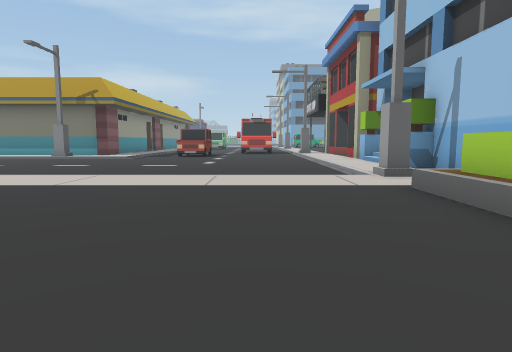
[1] (above)

20 first-person views from a walk through a scene from a Unity 3-D project. The camera is 1.2 m above the floor, tilts 6° down and sees 75° across. The floor is counted in squares, 2 m on a side. Each view is taken from the middle of a square. On the plan, view 1 faces up. The plan holds only what a view shows up to about 10 squares ahead; the rest is blank. The place goes on beyond the plan.

[2]
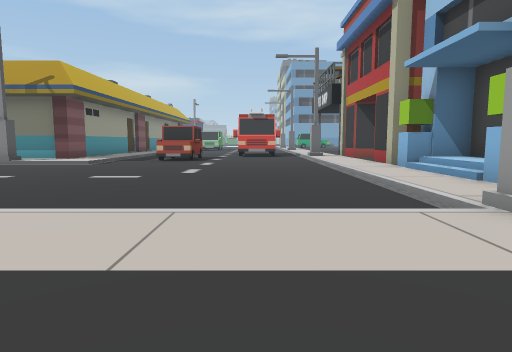

[3]
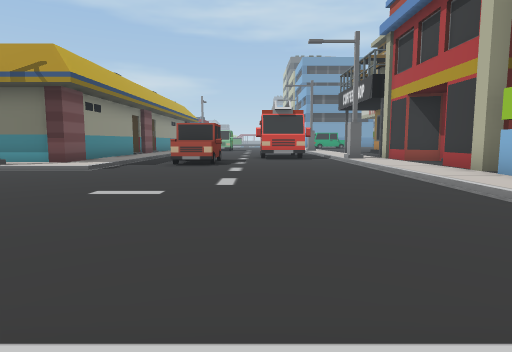

[4]
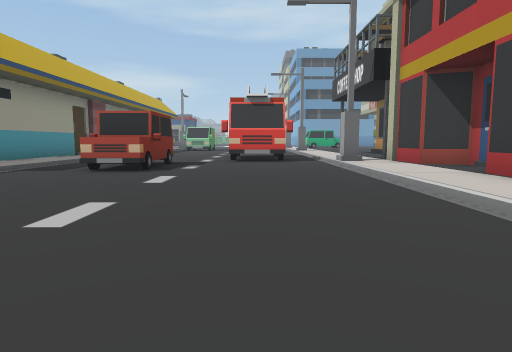

[5]
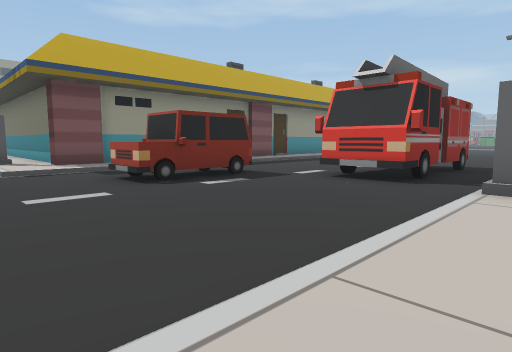

[6]
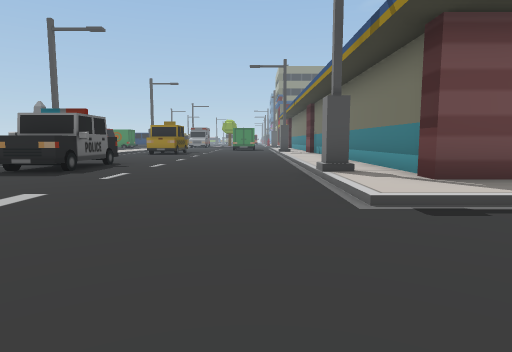

[7]
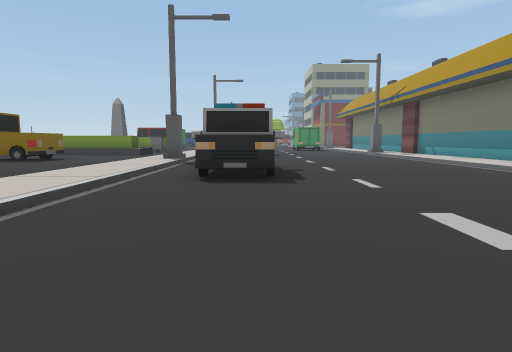

[8]
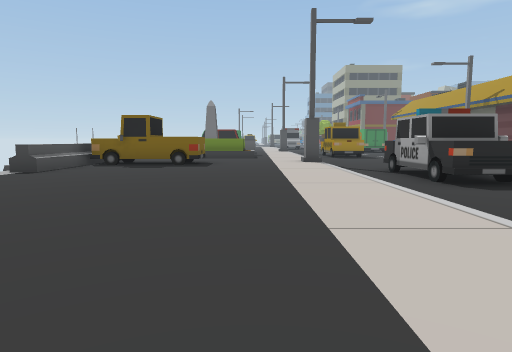

[9]
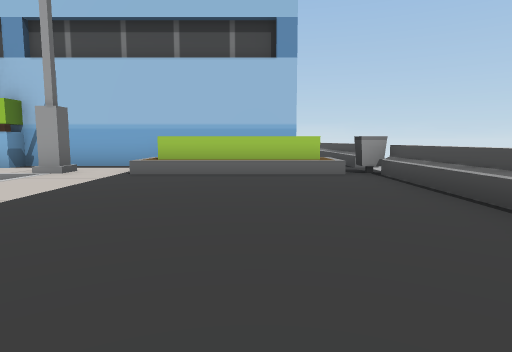

[10]
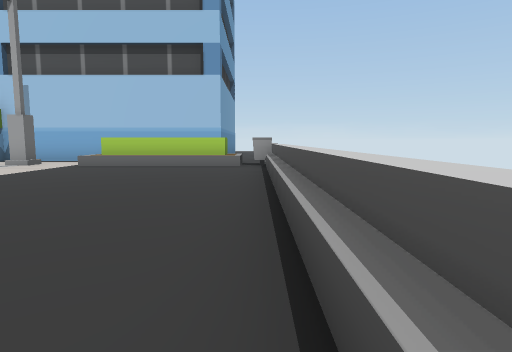

[11]
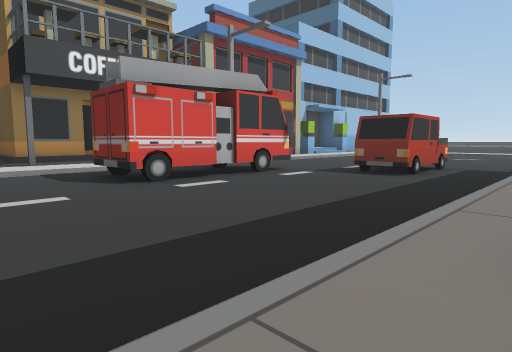

[12]
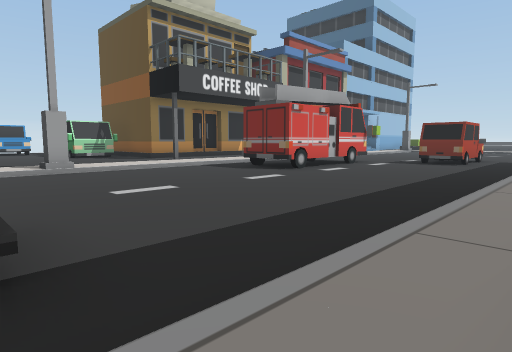

[13]
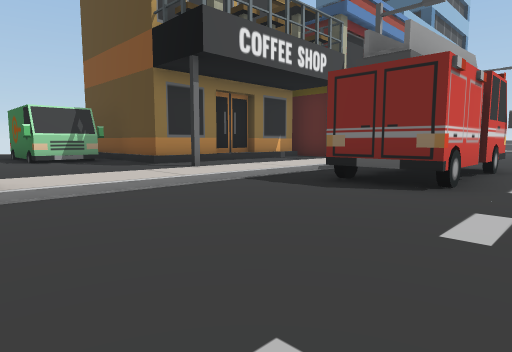

[14]
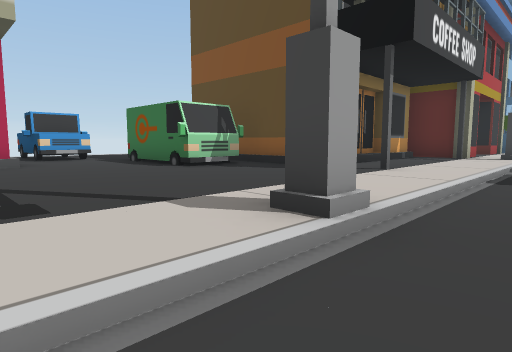

[15]
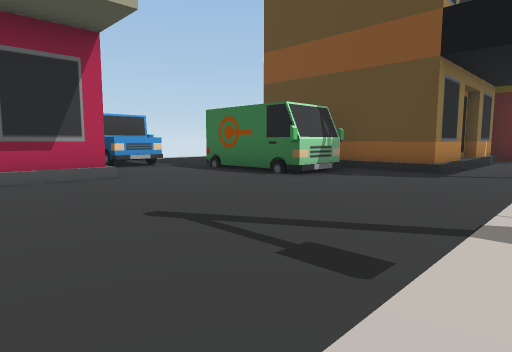

[16]
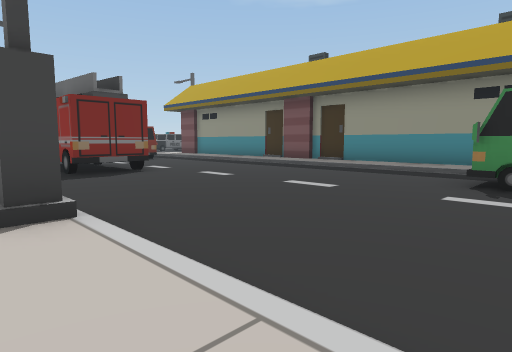

[17]
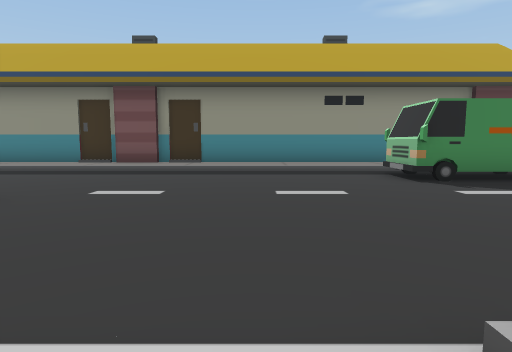

[18]
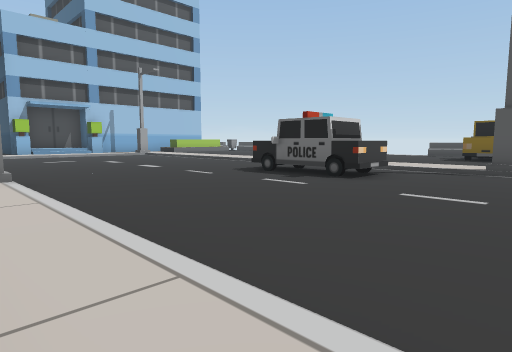

[19]
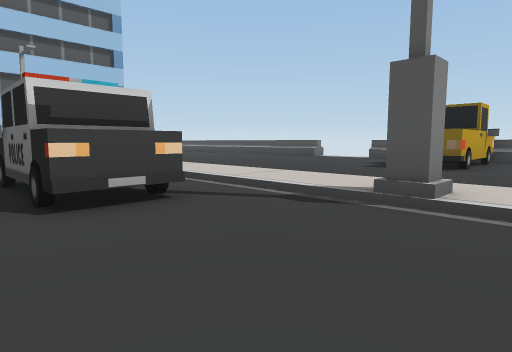

[20]
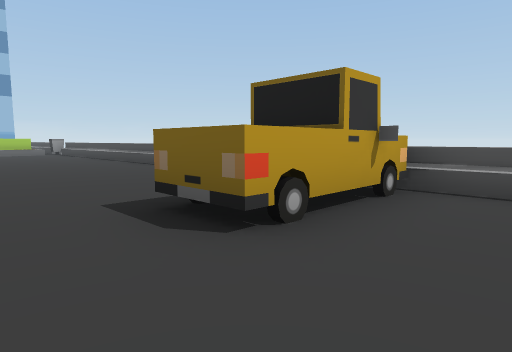

### Floor plan
Key: @ floor where view 1 was taken; # wall or solid block; . main floor; - floor 0.25 m lower than the main floor; / step, stairs or slope; = window, fence, low wall or low ledge; ^ raised ledge; v drop or lower ground; B building; C car; T truck; I bin; A van; O other object.
Columns run from 14 left of view 1 to 13 right of it. Each row starts with its distance up from view 1.
 29        #  ##----/.....
 28        #./#A----/......#
 27        #./------/......B
 26        #./------#........OOO
 25        #./------/........O
 24        #./------/....A##..
 23        #./------/....##
 22        #./------/..####
 21        #./---T T/..##
 20        #./---###/../#
 19        #./---###/..##
 18        #./---TTT/..#
 17        #./-CC---#.##
 16        #./-C----/.##
 15  #######./-CC---/.##
 14 ........./------/..
 13 //////#///------/.#
 12 ----------------/.##
 11 ----------------/.B#
 10 ----------------// #
  9 ----------------//
  8 ---OOOO---------/.#
  7 ---OOOO---------/.#
  6 /#//////////////#.#
  5 ..................#
  4 .................O#
  3 .................O#
  2 ..O..............O#
  1 ..OO.............O#
  0 ..O...........@.I....
 -1  ^^^^v  ======^^ v^^^

Where each view was taken, in squares from view 1:
view 1: 0 up, 0 right, facing up
view 2: 3 up, 0 right, facing up
view 3: 5 up, 1 left, facing up
view 4: 8 up, 0 right, facing up
view 5: 12 up, 3 right, facing up-left
view 6: 12 up, 2 left, facing left
view 7: 8 up, 3 left, facing left
view 8: 4 up, 3 left, facing left
view 9: 2 up, 4 left, facing right
view 10: 0 up, 6 left, facing right
view 11: 24 up, 6 left, facing down-right
view 12: 28 up, 6 left, facing down-right
view 13: 26 up, 2 left, facing down-right
view 14: 28 up, 1 right, facing down-right
view 15: 29 up, 3 right, facing down-right
view 16: 29 up, 3 right, facing down-left
view 17: 25 up, 3 right, facing left
view 18: 14 up, 14 left, facing down-right
view 19: 9 up, 14 left, facing down-right
view 20: 4 up, 14 left, facing down-right
